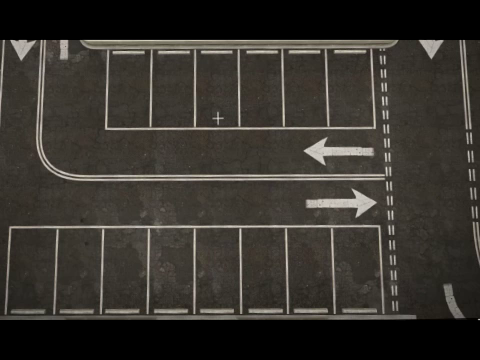
//> input picture empty_images/img_empty4.jpg, 480 x 360 px
$ ./init img_empty4.jpg vid4.mp4   (built with g++ and OpenCV 4)
//> lines starting //> are read from the running program, lines starting //| are printed output that depends on the picture; after the words box and inside, x2 and y2 are one past the last pixel; in counts of white or black regions, pixels touching at a corner belong together
### functions.hpp

#include <iostream>
#include <opencv2/opencv.hpp>
#include <opencv2/highgui.hpp>


using namespace cv;
using namespace std;


//  Variables required for Callback functions (Run-time Variables)
struct Runtime_Variables
{
        int N = 0;      //  Count for number of points of a rectangle (for mouse input)
        Mat img_perm;

//      Instantiate contours and its iterators
        vector<vector<Point>> contours;

        vector<RotatedRect> rects_green;
        vector<RotatedRect>::iterator itc_green;

        vector<RotatedRect> rects_red;
        vector<RotatedRect>::iterator itc_red;

//      Instantiate co-ordinates (coords)
        vector<Point> coords;
};


//  User-defined functions:


//  Searches for duplication of 'rect' regions in vector 'rects' (only checks for centers and angle)
// [25 lines left out: functions Detect_Rect_In_Rects, Draw_Rotated_Rect, not called in this run]


//  Draws every "RotatedRect" region in 'rects'
void Draw_Rotated_Rects(Mat &img, vector<RotatedRect> &rects, Scalar color =  Scalar(75, 150, 0))
{
    for(int i = 0; i < rects.size(); i++)
    {
        Point2f rect_points[4]; rects[i].points(rect_points);

        for(int j = 0; j < 4; j++)
            line(img, rect_points[j], rect_points[(j+1)%4], color, 2, 8);
    }
}


//  Checks if the co-ordinate lies inside the region "RotatedRect"
// [148 lines left out: functions Does_Rectangle_Contain_Point, Does_Rectangles_Contain_Point, Add_Region_From_Coordinate, Remove_Region_From_Coordinate, Mouse_To_Region, Mouse_Event, not called in this run]


/*  Check for aspect ratio with error margin of 64%  (Fine-tuned)                       ***
    Average car dimension: 1845x570  i.e. aspect ratio: ~3.2 (Fine-tuned to 3.0)        ***/
bool Verify_Aspect_Ratio(RotatedRect candidate, float error = 0.64, const float aspect = 3.0)
{

//  Set a min and max area; all other patchs are discarded
    int min = 8 * aspect * 8;     // min area                                           ***
    int max = 40 * aspect * 40;   // max area                                           ***


//  Get only patches that match to a aspect ratio.
    float rmin = aspect - aspect * error;
    float rmax = aspect + aspect * error;


    int area = candidate.size.height * candidate.size.width;
    float r = (float)candidate.size.width / (float)candidate.size.height;


    if(r<1)
    {
//      if height greater than width (check for rotation)
        r = 1/r;
    }


    if((area < min || area > max) || (r < rmin || r > rmax))
        return false;
    else
        return true;
}


//  OS independent clearing the screen method
// [4 lines left out: function Clear_Screen, not called in this run]

### init.cpp

#include <iostream>
#include <chrono>
#include <opencv2/opencv.hpp>
#include <opencv2/highgui.hpp>
#include "functions.hpp"


using namespace cv;
using namespace std;


int main(int argc, char* argv[])
{

    if(argc != 3)
    {
//      Check for correct input
        cout <<"\n   Enter empty image and video PATH as command-line arguments \n\n   Example: ./a.out img_empty4.jpg vid4.mp4" << endl << endl;
        return -1;
    }


//  Necessary declarations

    Mat img_empty, temp;

    Mat dilate_element = getStructuringElement(MORPH_RECT, Size(4, 4));
    Mat erode_element  = getStructuringElement(MORPH_RECT, Size(4, 4));

    Scalar colors = Scalar(128, 128, 128);
    Runtime_Variables runtime;


//  Read the file
    img_empty = imread(argv[1], IMREAD_COLOR);
//> img_empty is the input picture: 360 rows x 480 cols, CV_8UC3; mean B, G, R 46, 51.6, 55
    runtime.img_perm = img_empty.clone();


    if(img_empty.empty())
    {
//      Check for invalid input
        cout << "Could not open or find the image" << endl;
        return -1;
    }


//  Converts image to gray
    cvtColor(img_empty, img_empty, COLOR_BGR2GRAY);          // Intput and output image names
//> img_empty: 360 rows x 480 cols, CV_8UC1
    blur(img_empty, img_empty, Size(5,5));                  // Gaussian blur 5,5


//  Apply Sobel filter
    Mat img_horizontal, img_vertical;

    Sobel(img_empty, img_horizontal, CV_8U, 0, 1, 3, 1, 0);   // Vertical Edges
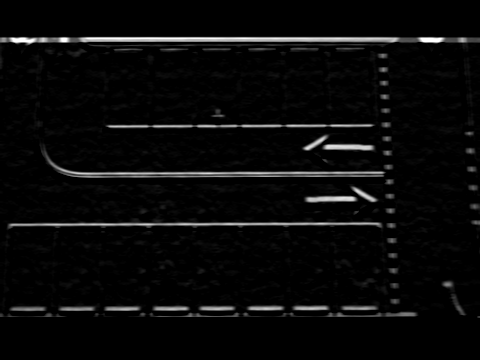
//> img_horizontal: 360 rows x 480 cols, CV_8UC1; min 0, max 255, mean 9.4
    Sobel(img_empty, img_vertical, CV_8U, 1, 0, 3, 1, 0);    // Horizontal Edges
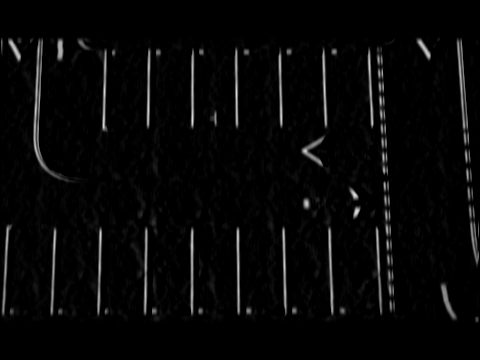
//> img_vertical: 360 rows x 480 cols, CV_8UC1; min 0, max 220, mean 7


//  Add Horizontal + Vertical edges
    img_empty = img_horizontal + img_vertical;


//  Copy of Detected Edges
    temp = img_empty.clone();


//  Threshold
    threshold(img_empty, img_empty, 0, 255, THRESH_OTSU+THRESH_BINARY);
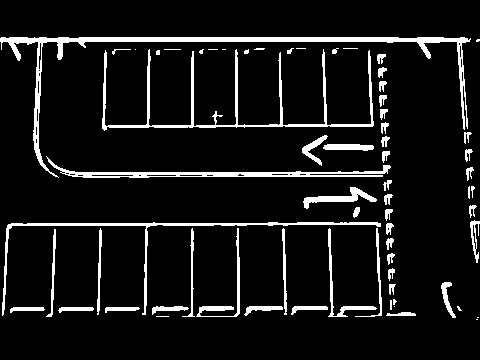
//> img_empty: 360 rows x 480 cols, CV_8UC1; 8.6% white; 67 white regions (17 under 20 px)


//  Dilate before substraction
    dilate(temp, temp, dilate_element);


//  Substract original edges from later ones again
    temp -= img_empty;
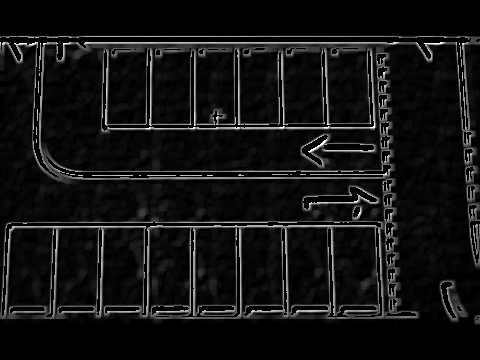
//> temp: 360 rows x 480 cols, CV_8UC1; min 0, max 255, mean 18.6


//  Morphology (Perform after substraction)
    Mat kernel = getStructuringElement(MORPH_RECT, Size(45, 45));    // Create kernel           ***
    morphologyEx(temp, temp, MORPH_CLOSE, kernel);                 // Remove internal noise


//  Substract original edges from later ones again
    temp -= img_empty;
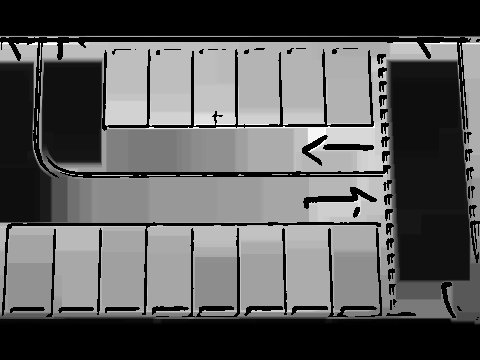
//> temp: 360 rows x 480 cols, CV_8UC1; min 0, max 255, mean 91.7


//  Erode and dilation to separate detected sections clearly                                    ***

    erode_element  = getStructuringElement(MORPH_RECT, Size(15, 15));
    dilate_element = getStructuringElement(MORPH_RECT, Size(13, 13));

    erode(temp, img_empty, erode_element);
    dilate(img_empty, img_empty, dilate_element);
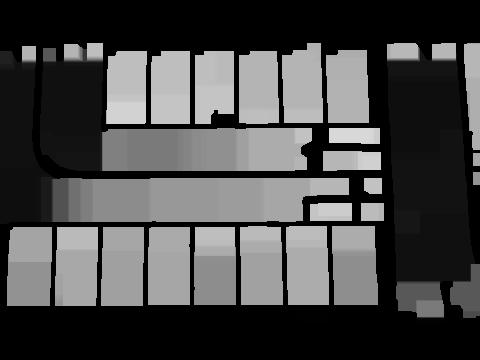
//> img_empty: 360 rows x 480 cols, CV_8UC1; min 0, max 216, mean 71.8


//  Retrieve all external contours, all pixels of it
    cv::findContours(img_empty, runtime.contours, RETR_EXTERNAL, CHAIN_APPROX_NONE);
//> runtime.contours = 26 contours; largest, box (x1, y1, x2, y2) and area: (387, 43, 480, 323) 19598, (0, 46, 349, 224) 18007, (40, 43, 312, 171) 15522, (332, 226, 378, 305) 3310, (7, 227, 52, 306) 3276


//  Iterator counter for contours
    vector<vector<Point>>::iterator itc_contour = runtime.contours.begin();


    while(itc_contour!=runtime.contours.end())
    {

//      Remove patch that has no inside limits of aspect ratio and area.
        RotatedRect mr = minAreaRect(Mat(*itc_contour));    //  Create bounding rect of object

        if(!Verify_Aspect_Ratio(mr, 0.64, 3.7))             //  Error of 64%    Aspect ratio: 3.7 : 1
        {
            itc_contour = runtime.contours.erase(itc_contour);
        }

        else
        {
            ++itc_contour;
            runtime.rects_green.push_back(mr);
        }

    }
//> this loop made 26 passes
//> (mr, area in Verify_Aspect_Ratio, r in Verify_Aspect_Ratio) on passes 1 to 7: (centre (312, 317), size (12, 28), angle -90, 336, 2.33), (centre (214.5, 265.5), size (77, 41), angle -90, 3156, 1.88), (centre (168.5, 265.5), size (77, 41), angle -90, 3156, 1.88), (centre (122, 266), size (78, 42), angle -90, 3275, 1.86), (centre (76, 266), size (78, 42), angle -90, 3276, 1.86), (centre (29, 266), size (78, 44), angle -90, 3432, 1.77), (centre (354.4, 265), size (43.8, 79.7), angle -2.2, 3490, 1.82)


//  Draw detected parkable regions
    Draw_Rotated_Rects(runtime.img_perm, runtime.rects_green);
//> the loop in Draw_Rotated_Rects, `for(int i = 0; i < rects.size(); i++)` made 18 passes
//> rect_points on passes 5 to 6: 4 Points (x, y): [97, 305], [55, 305], [55, 227], [97, 227], 4 Points (x, y): [51, 305], [7, 305], [7, 227], [51, 227]
//> after the loop in Draw_Rotated_Rects, `for(int i = 0; i < rects.size(); i++)`:
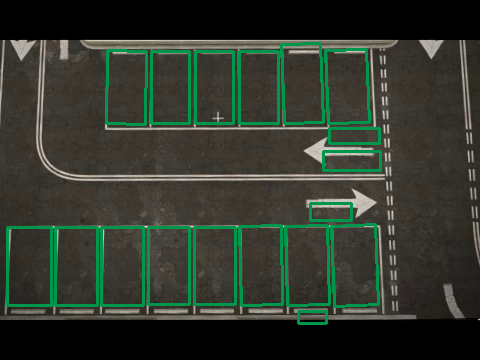
//> img: 360 rows x 480 cols, CV_8UC3; 6.47% of pixels changed, all inside (x1, y1, x2, y2) = (6, 42, 382, 325)


//  I/O operations

    cout << "Usage:\n\t1.) Register 4 Left-clicks (Rectangle co-ordinates) to add parking regions \n\t2.) Right-click to delete a region  \n\t3.) Press 'Enter' to continue" << endl << endl;

    namedWindow("Ocular Parking System", WINDOW_AUTOSIZE);
    setMouseCallback("Ocular Parking System", Mouse_Event, &runtime);

    while(1)
    {
//      Hold the screen (60 secs for "Enter" key)
        imshow("Ocular Parking System", runtime.img_perm);
        if(waitKey(60) == 10)
//> the Esc key is pressed
            break;
    }


        ////////////////////////////////////////////////////////////////////////////
        //////////////////////// Video Starts Here /////////////////////////////////
        ////////////////////////////////////////////////////////////////////////////


//  Necessary re-difinitions and other declarations

    Mat frame, frame_perm;
    int sensitivity = 6, ticket_mode = 0, fps = 15;

    dilate_element = getStructuringElement(MORPH_RECT, Size(8,8));   //                ***
    erode_element = getStructuringElement(MORPH_RECT, Size(2, 2));

    Mat erode_element2 = getStructuringElement(MORPH_RECT, Size(15, 15));
    Mat dilate_element2 = getStructuringElement(MORPH_RECT, Size(7, 7));

    kernel = getStructuringElement(MORPH_RECT, Size(20, 20));        // Create kernel   ***

    vector<vector<Point>>::iterator itc_vehicles_contour;
    vector<RotatedRect>::iterator itc_vehicles;

    vector<RotatedRect> rects_vehicles;
    vector<vector<Point>> contours_vehicles;

    auto time_start = std::chrono::high_resolution_clock::now();


//  Read the files
    img_empty = imread(argv[1], IMREAD_COLOR);
    VideoCapture frames(argv[2]);


    if(!frames.isOpened() || img_empty.empty())
    {
//      Check for invalid input
        cout << "\n   Invalid Path for video file. \n   Example: ./a.out img_empty4.jpg vid4.mp4" << endl;
        return -1;
    }


//  Converts image to gray
    cvtColor(img_empty, img_empty, COLOR_BGR2GRAY);        // Intput and output image names
    blur(img_empty, img_empty, Size(5,5));                // Gaussian blur 5,5


//  Edge Detection operations
    Sobel(img_empty, img_horizontal, CV_8U, 0, 1, 3, sensitivity, 0);   // Vertical Edges             ****
    Sobel(img_empty, img_vertical, CV_8U, 1, 0, 3, sensitivity, 0);    // Horizontal Edges            ****


//  Add Horizontal + Vertical edges
    img_empty = img_horizontal + img_vertical;


//  Dilation
    dilate(img_empty, img_empty, dilate_element);


    while(true)
    {
//      Loop for all the frames of the video

//      Get each frame
        frames >> frame;
        frame_perm = frame.clone();


//      Time commands for FPS
        auto time_now = std::chrono::high_resolution_clock::now();

        if(std::chrono::duration<float>(time_now - time_start).count() > (1/float(fps)))
        {
//          If time difference is in accordance with FPS
            time_start = std::chrono::high_resolution_clock::now();


//          Converts frame to gray
            cvtColor(frame, frame, COLOR_BGR2GRAY);
            blur(frame, frame, Size(5,5));                        // Gaussian blur 5x5


//          Apply Sobel filter
            Mat img_horizontal2, img_vertical2;
            Sobel(frame, img_horizontal2, CV_8U, 0, 1, 3, sensitivity * 0.8, 0);   // Vertical Edges          ****
            Sobel(frame, img_vertical2, CV_8U, 1, 0, 3, sensitivity * 0.8, 0);    // Horizontal Edges         ****


//          Add Horizontal + Vertical edges
            frame = img_horizontal2 + img_vertical2;


//          Create output matrice(s)
            frame -= img_empty;


//          Threshold
            threshold(frame, frame, 0, 255, THRESH_OTSU+THRESH_BINARY);


//          Dilate to remove small marks
            erode(frame, frame, erode_element);


//          Morphology (Perform after substraction)
            morphologyEx(frame, frame, MORPH_CLOSE, kernel);       // Remove internal noise


//          Substract original edges from later ones
            frame -= img_empty;
            dilate(frame, frame, dilate_element2);


//          Instantiate contours
            contours_vehicles.clear();
            cv::findContours(frame, contours_vehicles, RETR_EXTERNAL, CHAIN_APPROX_NONE); // retrieve all external contours, all pixels of it


//          Iterator for contours

            rects_vehicles.clear();
            itc_vehicles_contour = contours_vehicles.begin();


            while(itc_vehicles_contour!=contours_vehicles.end())
            {

//              Remove patch that has no inside limits of aspect ratio and area.

//              Create bounding rect of object
                RotatedRect mr_vehicles = minAreaRect(Mat(*itc_vehicles_contour));

                if(!Verify_Aspect_Ratio(mr_vehicles))
                    itc_vehicles_contour = contours_vehicles.erase(itc_vehicles_contour);
                else
                {
                    ++itc_vehicles_contour;
                    rects_vehicles.push_back(mr_vehicles);
                }
            }


        ////////////////////////////////////////////////////////////////////////////////////////
        //////////////////////// Ticketing Region (See Bottom) /////////////////////////////////
        ////////////////////////////////////////////////////////////////////////////////////////

            if(!ticket_mode)
            {
                runtime.itc_red = runtime.rects_red.begin();
                while(runtime.itc_red != runtime.rects_red.end())
                {
//                  Delete red regions "rects_red" on removal of obstruction (center of vehicles doesn't lie on the red region)
                    bool obstruction_remains = false;

                    for(itc_vehicles = rects_vehicles.begin(); itc_vehicles <= rects_vehicles.end(); itc_vehicles++)
                    {
                        if(rects_vehicles.empty() || runtime.rects_red.empty())
//                      Prevent SegFaults
                            break;
                        else if ( Does_Rectangle_Contain_Point( RotatedRect(*runtime.itc_red), RotatedRect(*itc_vehicles).center ) )
                            obstruction_remains = true;
                    }

                    if(obstruction_remains)
                        ++runtime.itc_red;

                    else
                        runtime.itc_red = runtime.rects_red.erase(runtime.itc_red);
                }
            }

        //////////////////////////////////////////////////////////////////////////////////
        //////////////////////// End of Ticketing Region /////////////////////////////////
        //////////////////////////////////////////////////////////////////////////////////


            for(runtime.itc_green = runtime.rects_green.begin(); runtime.itc_green <= runtime.rects_green.end(); runtime.itc_green++)
            {
//              Convert green regions "rects_green" to red regions "rects_red" on detection of obstruction (center of vehicles lies on the green region)
                bool red_already_contains_this_obstruction = false;

                for(itc_vehicles = rects_vehicles.begin(); itc_vehicles <= rects_vehicles.end(); itc_vehicles++)
                {
//                  Prevent duplication of same regions
                    red_already_contains_this_obstruction = Detect_Rect_In_Rects( RotatedRect(*runtime.itc_green), runtime.rects_red );

                    if(rects_vehicles.empty() || runtime.rects_green.empty())
//                      Prevent SegFaults
                        break;
                    else if ( Does_Rectangle_Contain_Point( RotatedRect(*runtime.itc_green), RotatedRect(*itc_vehicles).center ) &&  !red_already_contains_this_obstruction)
                        runtime.rects_red.push_back(RotatedRect(*runtime.itc_green));
                }
            }

        }


//      Draw the vehicle regions
        Draw_Rotated_Rects(temp, rects_vehicles);
        Draw_Rotated_Rects(frame_perm, rects_vehicles, Scalar(0,215,255));


//      Draw the Parking regions (Green)
        Draw_Rotated_Rects(frame_perm, runtime.rects_green);


//      Draw obstruction regions (Red)
        Draw_Rotated_Rects(frame_perm, runtime.rects_red, Scalar(0,0,255));


//      Output Operations

        namedWindow("Ocular Parking System", WINDOW_AUTOSIZE);
        createTrackbar("Ticket Mode", "Ocular Parking System", &ticket_mode, 1);
        createTrackbar("FPS", "Ocular Parking System", &fps, 40);
        createTrackbar("Sensitivity", "Ocular Parking System", &sensitivity, 15);
        imshow("Ocular Parking System", frame_perm);

        Clear_Screen();
        cout << "Total parking Spots   = " << runtime.rects_green.size() << endl;
        cout << "No. of Spots Occupied = " << runtime.rects_red.size() << endl;
        cout << "No. of Empty Spaces   = " << (runtime.rects_green.size()- runtime.rects_red.size()) << endl;


        if (waitKey(20) == 10)
//          Wait 'Enter' key input for 20 secs
            break;

    }


//  Wait for a keystroke in the window
    waitKey(0);
    return 0;
}


//  Dependencies:           sudo apt-get install gcc
//                          sudo apt-get install libopencv-dev
//  Compilation :           g++ init.cpp `pkg-config --cflags --libs opencv`
//  Execution:              ./a.out "empty_images/img_empty4.jpg" "video/vid4.mp4"

$ run again, with empty_images/img_empty2.jpg copied over empty_images/img_empty4.jpg
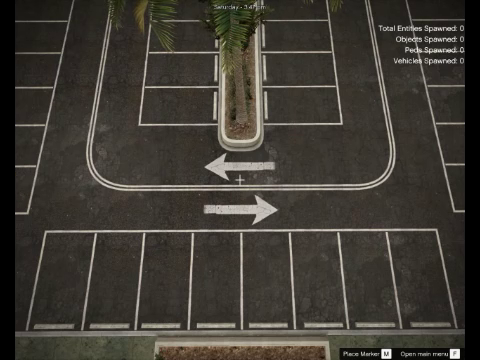
//> input picture empty_images/img_empty2.jpg, 480 x 360 px
//> img_empty is the input picture: 360 rows x 480 cols, CV_8UC3; mean B, G, R 52.1, 59.3, 63.3
//> `dilate(img_empty, img_empty, dilate_element);`:
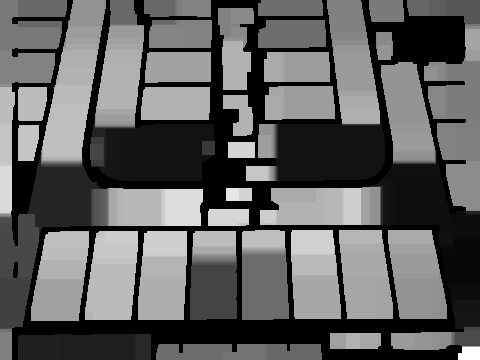
//> img_empty: 360 rows x 480 cols, CV_8UC1; min 0, max 255, mean 96.2
//> runtime.contours = 32 contours; largest, box (x1, y1, x2, y2) and area: (260, 0, 480, 360) 24360, (0, 0, 203, 360) 22862, (246, 0, 385, 181) 11350, (90, 0, 215, 181) 10630, (31, 231, 89, 321) 4076
//> the loop `while(itc_contour!=runtime.contours.end())` made 32 passes
//> (mr, area in Verify_Aspect_Ratio, r in Verify_Aspect_Ratio) on passes 1 to 6: (centre (238.5, 351.5), size (15, 165), angle -90, 2474, 11), (centre (84, 346.5), size (25, 132), angle -90, 3300, 5.28), (centre (355, 340.5), size (15, 50), angle -90, 749, 3.33), (centre (213, 275), size (88, 46), angle -90, 4048, 1.91), (centre (162.2, 275), size (90.2, 46.4), angle -87.3, 4186, 1.94), (centre (111.5, 275), size (92.6, 46.6), angle -84.5, 4311, 1.99)
//> the loop in Draw_Rotated_Rects, `for(int i = 0; i < rects.size(); i++)` made 26 passes
//> rect_points on passes 14, 18, 19, 20, 21, 22, 23: 4 Points (x, y): [38, 160], [18, 160], [18, 125], [38, 125], 4 Points (x, y): [329, 81], [264, 81], [264, 52], [329, 52], 4 Points (x, y): [210, 82], [145, 82], [145, 52], [210, 52], 4 Points (x, y): [392, 59], [376, 59], [376, 32], [392, 32], 4 Points (x, y): [325, 47], [258, 47], [258, 20], [325, 20], 4 Points (x, y): [211, 47], [149, 47], [149, 20], [211, 20], 4 Points (x, y): [253, 89], [218, 89], [218, 8], [253, 8]
//> after the loop in Draw_Rotated_Rects, `for(int i = 0; i < rects.size(); i++)`:
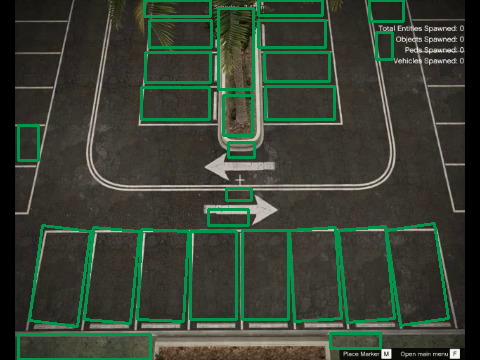
//> img: 360 rows x 480 cols, CV_8UC3; 8.48% of pixels changed, all inside (x1, y1, x2, y2) = (17, 0, 450, 360)
